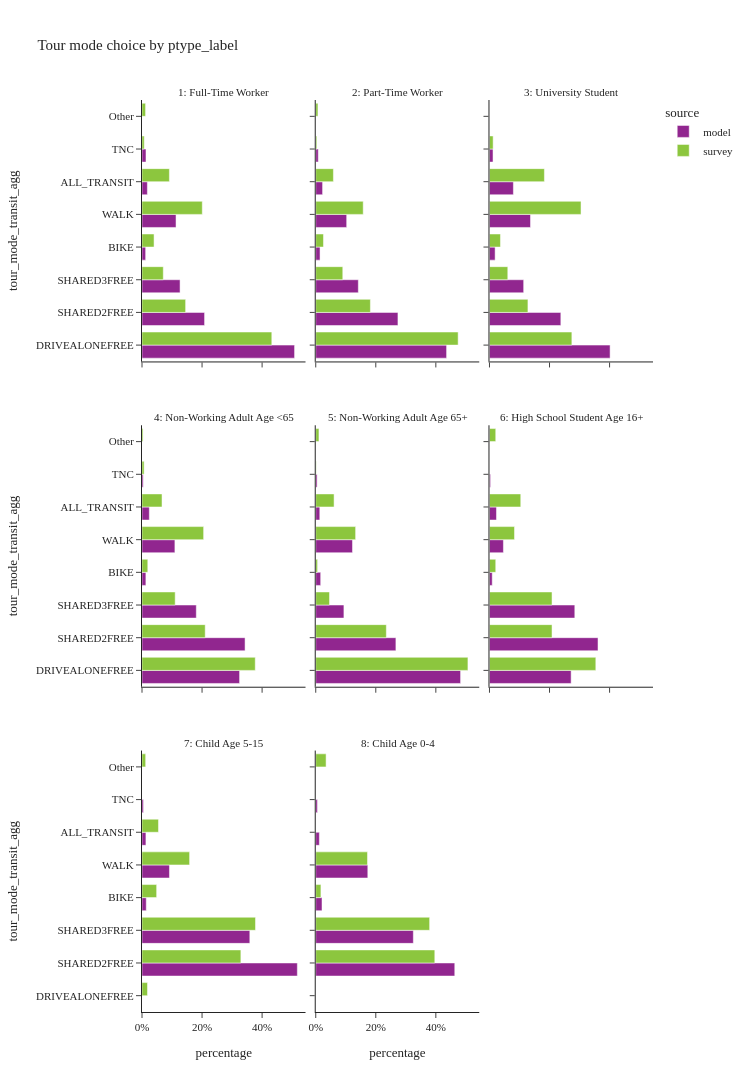
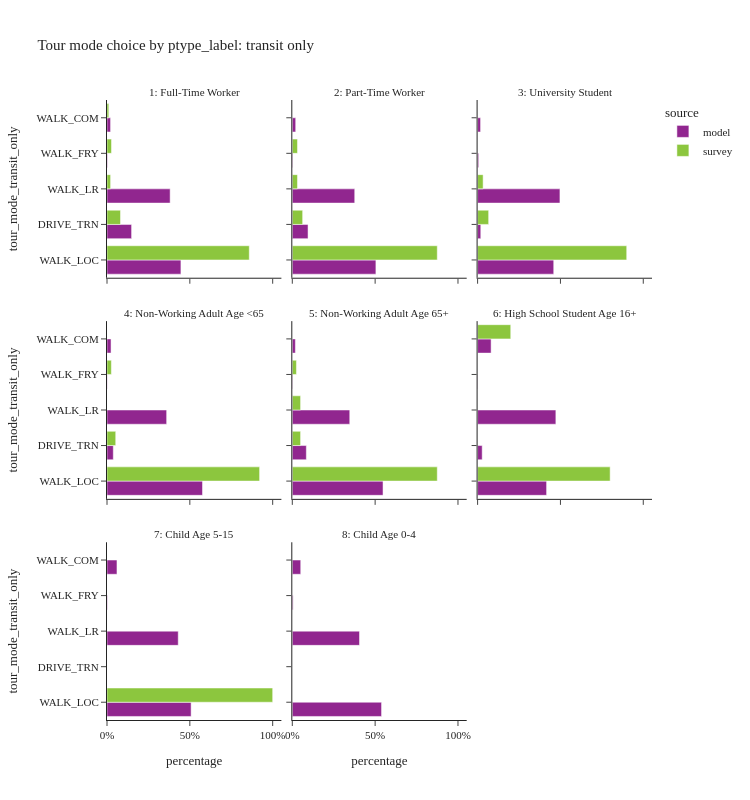

Notebook code cell kept with these figures, in order:
### Code cell
tour_mode_choice_seg(segment_col='ptype_label')

### Figure 1 — Plotly figure (JSON) as saved in the notebook; plotly's stock layout.template omitted (floating-point values rounded to 4 significant figures)
{"data": [{"alignmentgroup": "True", "customdata": [[1225418], [502508], [305700], [29283], [273333], [43120], [32084]], "hovertemplate": "source=model<br>ptype_label=1: Full-Time Worker<br>percentage=%{x}<br>tour_mode_transit_agg=%{y}<br>sample_size=%{customdata[0]}<extra></extra>", "legendgroup": "model", "marker": {"color": "#91268F", "pattern": {"shape": ""}}, "name": "model", "offsetgroup": "model", "orientation": "h", "showlegend": true, "textposition": "auto", "type": "bar", "x": [0.5082, 0.2084, 0.1268, 0.01214, 0.1133, 0.01788, 0.0133], "xaxis": "x7", "y": ["DRIVEALONEFREE", "SHARED2FREE", "SHARED3FREE", "BIKE", "WALK", "ALL_TRANSIT", "TNC"], "yaxis": "y7"}, {"alignmentgroup": "True", "customdata": [[222050], [139490], [72255], [7301], [52514], [11610], [4299]], "hovertemplate": "source=model<br>ptype_label=2: Part-Time Worker<br>percentage=%{x}<br>tour_mode_transit_agg=%{y}<br>sample_size=%{customdata[0]}<extra></extra>", "legendgroup": "model", "marker": {"color": "#91268F", "pattern": {"shape": ""}}, "name": "model", "offsetgroup": "model", "orientation": "h", "showlegend": false, "textposition": "auto", "type": "bar", "x": [0.4358, 0.2738, 0.1418, 0.01433, 0.1031, 0.02279, 0.008437], "xaxis": "x8", "y": ["DRIVEALONEFREE", "SHARED2FREE", "SHARED3FREE", "BIKE", "WALK", "ALL_TRANSIT", "TNC"], "yaxis": "y8"}, {"alignmentgroup": "True", "customdata": [[86395], [51121], [24494], [4031], [29380], [17121], [2534]], "hovertemplate": "source=model<br>ptype_label=3: University Student<br>percentage=%{x}<br>tour_mode_transit_agg=%{y}<br>sample_size=%{customdata[0]}<extra></extra>", "legendgroup": "model", "marker": {"color": "#91268F", "pattern": {"shape": ""}}, "name": "model", "offsetgroup": "model", "orientation": "h", "showlegend": false, "textposition": "auto", "type": "bar", "x": [0.4017, 0.2377, 0.1139, 0.01874, 0.1366, 0.0796, 0.01178], "xaxis": "x9", "y": ["DRIVEALONEFREE", "SHARED2FREE", "SHARED3FREE", "BIKE", "WALK", "ALL_TRANSIT", "TNC"], "yaxis": "y9"}, {"alignmentgroup": "True", "customdata": [[240760], [254287], [133989], [9578], [81185], [18037], [2996]], "hovertemplate": "source=model<br>ptype_label=4: Non-Working Adult Age <65<br>percentage=%{x}<br>tour_mode_transit_agg=%{y}<br>sample_size=%{customdata[0]}<extra></extra>", "legendgroup": "model", "marker": {"color": "#91268F", "pattern": {"shape": ""}}, "name": "model", "offsetgroup": "model", "orientation": "h", "showlegend": false, "textposition": "auto", "type": "bar", "x": [0.325, 0.3432, 0.1809, 0.01293, 0.1096, 0.02435, 0.004044], "xaxis": "x4", "y": ["DRIVEALONEFREE", "SHARED2FREE", "SHARED3FREE", "BIKE", "WALK", "ALL_TRANSIT", "TNC"], "yaxis": "y4"}, {"alignmentgroup": "True", "customdata": [[278928], [154369], [54241], [9516], [70764], [7790], [2611]], "hovertemplate": "source=model<br>ptype_label=5: Non-Working Adult Age 65+<br>percentage=%{x}<br>tour_mode_transit_agg=%{y}<br>sample_size=%{customdata[0]}<extra></extra>", "legendgroup": "model", "marker": {"color": "#91268F", "pattern": {"shape": ""}}, "name": "model", "offsetgroup": "model", "orientation": "h", "showlegend": false, "textposition": "auto", "type": "bar", "x": [0.4824, 0.267, 0.09381, 0.01646, 0.1224, 0.01347, 0.004516], "xaxis": "x5", "y": ["DRIVEALONEFREE", "SHARED2FREE", "SHARED3FREE", "BIKE", "WALK", "ALL_TRANSIT", "TNC"], "yaxis": "y5"}, {"alignmentgroup": "True", "customdata": [[38860], [51651], [40604], [1311], [6630], [3326], [509]], "hovertemplate": "source=model<br>ptype_label=6: High School Student Age 16+<br>percentage=%{x}<br>tour_mode_transit_agg=%{y}<br>sample_size=%{customdata[0]}<extra></extra>", "legendgroup": "model", "marker": {"color": "#91268F", "pattern": {"shape": ""}}, "name": "model", "offsetgroup": "model", "orientation": "h", "showlegend": false, "textposition": "auto", "type": "bar", "x": [0.272, 0.3615, 0.2842, 0.009175, 0.0464, 0.02328, 0.003562], "xaxis": "x6", "y": ["DRIVEALONEFREE", "SHARED2FREE", "SHARED3FREE", "BIKE", "WALK", "ALL_TRANSIT", "TNC"], "yaxis": "y6"}, {"alignmentgroup": "True", "customdata": [[249869], [173434], [6850], [44177], [6299], [2311]], "hovertemplate": "source=model<br>ptype_label=7: Child Age 5-15<br>percentage=%{x}<br>tour_mode_transit_agg=%{y}<br>sample_size=%{customdata[0]}<extra></extra>", "legendgroup": "model", "marker": {"color": "#91268F", "pattern": {"shape": ""}}, "name": "model", "offsetgroup": "model", "orientation": "h", "showlegend": false, "textposition": "auto", "type": "bar", "x": [0.5174, 0.3591, 0.01418, 0.09148, 0.01304, 0.004785], "xaxis": "x", "y": ["SHARED2FREE", "SHARED3FREE", "BIKE", "WALK", "ALL_TRANSIT", "TNC"], "yaxis": "y"}, {"alignmentgroup": "True", "customdata": [[103047], [72328], [4639], [38582], [2677], [1257]], "hovertemplate": "source=model<br>ptype_label=8: Child Age 0-4<br>percentage=%{x}<br>tour_mode_transit_agg=%{y}<br>sample_size=%{customdata[0]}<extra></extra>", "legendgroup": "model", "marker": {"color": "#91268F", "pattern": {"shape": ""}}, "name": "model", "offsetgroup": "model", "orientation": "h", "showlegend": false, "textposition": "auto", "type": "bar", "x": [0.4631, 0.325, 0.02085, 0.1734, 0.01203, 0.005649], "xaxis": "x2", "y": ["SHARED2FREE", "SHARED3FREE", "BIKE", "WALK", "ALL_TRANSIT", "TNC"], "yaxis": "y2"}, {"alignmentgroup": "True", "customdata": [[872], [293], [143], [81], [405], [184], [15], [24]], "hovertemplate": "source=survey<br>ptype_label=1: Full-Time Worker<br>percentage=%{x}<br>tour_mode_transit_agg=%{y}<br>sample_size=%{customdata[0]}<extra></extra>", "legendgroup": "survey", "marker": {"color": "#8CC63E", "pattern": {"shape": ""}}, "name": "survey", "offsetgroup": "survey", "orientation": "h", "showlegend": true, "textposition": "auto", "type": "bar", "x": [0.4323, 0.1453, 0.0709, 0.04016, 0.2008, 0.09122, 0.007437, 0.0119], "xaxis": "x7", "y": ["DRIVEALONEFREE", "SHARED2FREE", "SHARED3FREE", "BIKE", "WALK", "ALL_TRANSIT", "TNC", "Other"], "yaxis": "y7"}, {"alignmentgroup": "True", "customdata": [[258], [99], [49], [14], [86], [32], [2], [4]], "hovertemplate": "source=survey<br>ptype_label=2: Part-Time Worker<br>percentage=%{x}<br>tour_mode_transit_agg=%{y}<br>sample_size=%{customdata[0]}<extra></extra>", "legendgroup": "survey", "marker": {"color": "#8CC63E", "pattern": {"shape": ""}}, "name": "survey", "offsetgroup": "survey", "orientation": "h", "showlegend": false, "textposition": "auto", "type": "bar", "x": [0.4743, 0.182, 0.09007, 0.02574, 0.1581, 0.05882, 0.003676, 0.007353], "xaxis": "x8", "y": ["DRIVEALONEFREE", "SHARED2FREE", "SHARED3FREE", "BIKE", "WALK", "ALL_TRANSIT", "TNC", "Other"], "yaxis": "y8"}, {"alignmentgroup": "True", "customdata": [[45], [21], [10], [6], [50], [30], [2]], "hovertemplate": "source=survey<br>ptype_label=3: University Student<br>percentage=%{x}<br>tour_mode_transit_agg=%{y}<br>sample_size=%{customdata[0]}<extra></extra>", "legendgroup": "survey", "marker": {"color": "#8CC63E", "pattern": {"shape": ""}}, "name": "survey", "offsetgroup": "survey", "orientation": "h", "showlegend": false, "textposition": "auto", "type": "bar", "x": [0.2744, 0.128, 0.06098, 0.03659, 0.3049, 0.1829, 0.0122], "xaxis": "x9", "y": ["DRIVEALONEFREE", "SHARED2FREE", "SHARED3FREE", "BIKE", "WALK", "ALL_TRANSIT", "TNC"], "yaxis": "y9"}, {"alignmentgroup": "True", "customdata": [[215], [120], [63], [11], [117], [38], [4], [2]], "hovertemplate": "source=survey<br>ptype_label=4: Non-Working Adult Age <65<br>percentage=%{x}<br>tour_mode_transit_agg=%{y}<br>sample_size=%{customdata[0]}<extra></extra>", "legendgroup": "survey", "marker": {"color": "#8CC63E", "pattern": {"shape": ""}}, "name": "survey", "offsetgroup": "survey", "orientation": "h", "showlegend": false, "textposition": "auto", "type": "bar", "x": [0.3772, 0.2105, 0.1105, 0.0193, 0.2053, 0.06667, 0.007018, 0.003509], "xaxis": "x4", "y": ["DRIVEALONEFREE", "SHARED2FREE", "SHARED3FREE", "BIKE", "WALK", "ALL_TRANSIT", "TNC", "Other"], "yaxis": "y4"}, {"alignmentgroup": "True", "customdata": [[332], [154], [30], [4], [87], [40], [1], [7]], "hovertemplate": "source=survey<br>ptype_label=5: Non-Working Adult Age 65+<br>percentage=%{x}<br>tour_mode_transit_agg=%{y}<br>sample_size=%{customdata[0]}<extra></extra>", "legendgroup": "survey", "marker": {"color": "#8CC63E", "pattern": {"shape": ""}}, "name": "survey", "offsetgroup": "survey", "orientation": "h", "showlegend": false, "textposition": "auto", "type": "bar", "x": [0.5069, 0.2351, 0.0458, 0.006107, 0.1328, 0.06107, 0.001527, 0.01069], "xaxis": "x5", "y": ["DRIVEALONEFREE", "SHARED2FREE", "SHARED3FREE", "BIKE", "WALK", "ALL_TRANSIT", "TNC", "Other"], "yaxis": "y5"}, {"alignmentgroup": "True", "customdata": [[17], [10], [10], [1], [4], [5], [1]], "hovertemplate": "source=survey<br>ptype_label=6: High School Student Age 16+<br>percentage=%{x}<br>tour_mode_transit_agg=%{y}<br>sample_size=%{customdata[0]}<extra></extra>", "legendgroup": "survey", "marker": {"color": "#8CC63E", "pattern": {"shape": ""}}, "name": "survey", "offsetgroup": "survey", "orientation": "h", "showlegend": false, "textposition": "auto", "type": "bar", "x": [0.3542, 0.2083, 0.2083, 0.02083, 0.08333, 0.1042, 0.02083], "xaxis": "x6", "y": ["DRIVEALONEFREE", "SHARED2FREE", "SHARED3FREE", "BIKE", "WALK", "ALL_TRANSIT", "Other"], "yaxis": "y6"}, {"alignmentgroup": "True", "customdata": [[3], [54], [62], [8], [26], [9], [2]], "hovertemplate": "source=survey<br>ptype_label=7: Child Age 5-15<br>percentage=%{x}<br>tour_mode_transit_agg=%{y}<br>sample_size=%{customdata[0]}<extra></extra>", "legendgroup": "survey", "marker": {"color": "#8CC63E", "pattern": {"shape": ""}}, "name": "survey", "offsetgroup": "survey", "orientation": "h", "showlegend": false, "textposition": "auto", "type": "bar", "x": [0.01829, 0.3293, 0.378, 0.04878, 0.1585, 0.05488, 0.0122], "xaxis": "x", "y": ["DRIVEALONEFREE", "SHARED2FREE", "SHARED3FREE", "BIKE", "WALK", "ALL_TRANSIT", "Other"], "yaxis": "y"}, {"alignmentgroup": "True", "customdata": [[23], [22], [1], [10], [2]], "hovertemplate": "source=survey<br>ptype_label=8: Child Age 0-4<br>percentage=%{x}<br>tour_mode_transit_agg=%{y}<br>sample_size=%{customdata[0]}<extra></extra>", "legendgroup": "survey", "marker": {"color": "#8CC63E", "pattern": {"shape": ""}}, "name": "survey", "offsetgroup": "survey", "orientation": "h", "showlegend": false, "textposition": "auto", "type": "bar", "x": [0.3966, 0.3793, 0.01724, 0.1724, 0.03448], "xaxis": "x2", "y": ["SHARED2FREE", "SHARED3FREE", "BIKE", "WALK", "Other"], "yaxis": "y2"}], "layout": {"annotations": [{"font": {}, "showarrow": false, "text": "7: Child Age 5-15", "x": 0.16, "xanchor": "center", "xref": "paper", "y": 0.2867, "yanchor": "bottom", "yref": "paper"}, {"font": {}, "showarrow": false, "text": "8: Child Age 0-4", "x": 0.5, "xanchor": "center", "xref": "paper", "y": 0.2867, "yanchor": "bottom", "yref": "paper"}, {"font": {}, "showarrow": false, "text": "4: Non-Working Adult Age <65", "x": 0.16, "xanchor": "center", "xref": "paper", "y": 0.6433, "yanchor": "bottom", "yref": "paper"}, {"font": {}, "showarrow": false, "text": "5: Non-Working Adult Age 65+", "x": 0.5, "xanchor": "center", "xref": "paper", "y": 0.6433, "yanchor": "bottom", "yref": "paper"}, {"font": {}, "showarrow": false, "text": "6: High School Student Age 16+", "x": 0.84, "xanchor": "center", "xref": "paper", "y": 0.6433, "yanchor": "bottom", "yref": "paper"}, {"font": {}, "showarrow": false, "text": "1: Full-Time Worker", "x": 0.16, "xanchor": "center", "xref": "paper", "y": 1.0, "yanchor": "bottom", "yref": "paper"}, {"font": {}, "showarrow": false, "text": "2: Part-Time Worker", "x": 0.5, "xanchor": "center", "xref": "paper", "y": 1.0, "yanchor": "bottom", "yref": "paper"}, {"font": {}, "showarrow": false, "text": "3: University Student", "x": 0.84, "xanchor": "center", "xref": "paper", "y": 1.0, "yanchor": "bottom", "yref": "paper"}], "barmode": "group", "height": 1200, "legend": {"title": {"text": "source"}, "tracegroupgap": 0}, "title": {"text": "Tour mode choice by ptype_label"}, "width": 750, "xaxis": {"anchor": "y", "domain": [0.0, 0.32], "tickformat": ".0%", "title": {"text": "percentage"}}, "xaxis2": {"anchor": "y2", "domain": [0.34, 0.66], "matches": "x", "tickformat": ".0%", "title": {"text": "percentage"}}, "xaxis3": {"anchor": "y3", "domain": [0.68, 1.0], "matches": "x", "title": {"text": "percentage"}}, "xaxis4": {"anchor": "y4", "domain": [0.0, 0.32], "matches": "x", "showticklabels": false}, "xaxis5": {"anchor": "y5", "domain": [0.34, 0.66], "matches": "x", "showticklabels": false}, "xaxis6": {"anchor": "y6", "domain": [0.68, 1.0], "matches": "x", "showticklabels": false}, "xaxis7": {"anchor": "y7", "domain": [0.0, 0.32], "matches": "x", "showticklabels": false}, "xaxis8": {"anchor": "y8", "domain": [0.34, 0.66], "matches": "x", "showticklabels": false}, "xaxis9": {"anchor": "y9", "domain": [0.68, 1.0], "matches": "x", "showticklabels": false}, "yaxis": {"anchor": "x", "domain": [0.0, 0.2867], "title": {"text": "tour_mode_transit_agg"}}, "yaxis2": {"anchor": "x2", "domain": [0.0, 0.2867], "matches": "y", "showticklabels": false}, "yaxis3": {"anchor": "x3", "domain": [0.0, 0.2867], "matches": "y", "showticklabels": false}, "yaxis4": {"anchor": "x4", "domain": [0.3567, 0.6433], "matches": "y", "title": {"text": "tour_mode_transit_agg"}}, "yaxis5": {"anchor": "x5", "domain": [0.3567, 0.6433], "matches": "y", "showticklabels": false}, "yaxis6": {"anchor": "x6", "domain": [0.3567, 0.6433], "matches": "y", "showticklabels": false}, "yaxis7": {"anchor": "x7", "domain": [0.7133, 1.0], "matches": "y", "title": {"text": "tour_mode_transit_agg"}}, "yaxis8": {"anchor": "x8", "domain": [0.7133, 1.0], "matches": "y", "showticklabels": false}, "yaxis9": {"anchor": "x9", "domain": [0.7133, 1.0], "matches": "y", "showticklabels": false}}}

### Figure 2 — Plotly figure (JSON) as saved in the notebook; plotly's stock layout.template omitted (floating-point values rounded to 4 significant figures)
{"data": [{"alignmentgroup": "True", "customdata": [[19239], [6400], [16429], [125], [927]], "hovertemplate": "source=model<br>ptype_label=1: Full-Time Worker<br>percentage=%{x}<br>tour_mode_transit_only=%{y}<br>sample_size=%{customdata[0]}<extra></extra>", "legendgroup": "model", "marker": {"color": "#91268F", "pattern": {"shape": ""}}, "name": "model", "offsetgroup": "model", "orientation": "h", "showlegend": true, "textposition": "auto", "type": "bar", "x": [0.4462, 0.1484, 0.381, 0.002899, 0.0215], "xaxis": "x7", "y": ["WALK_LOC", "DRIVE_TRN", "WALK_LR", "WALK_FRY", "WALK_COM"], "yaxis": "y7"}, {"alignmentgroup": "True", "customdata": [[5858], [1103], [4375], [36], [238]], "hovertemplate": "source=model<br>ptype_label=2: Part-Time Worker<br>percentage=%{x}<br>tour_mode_transit_only=%{y}<br>sample_size=%{customdata[0]}<extra></extra>", "legendgroup": "model", "marker": {"color": "#91268F", "pattern": {"shape": ""}}, "name": "model", "offsetgroup": "model", "orientation": "h", "showlegend": false, "textposition": "auto", "type": "bar", "x": [0.5046, 0.095, 0.3768, 0.003101, 0.0205], "xaxis": "x8", "y": ["WALK_LOC", "DRIVE_TRN", "WALK_LR", "WALK_FRY", "WALK_COM"], "yaxis": "y8"}, {"alignmentgroup": "True", "customdata": [[7866], [329], [8508], [111], [307]], "hovertemplate": "source=model<br>ptype_label=3: University Student<br>percentage=%{x}<br>tour_mode_transit_only=%{y}<br>sample_size=%{customdata[0]}<extra></extra>", "legendgroup": "model", "marker": {"color": "#91268F", "pattern": {"shape": ""}}, "name": "model", "offsetgroup": "model", "orientation": "h", "showlegend": false, "textposition": "auto", "type": "bar", "x": [0.4594, 0.01922, 0.4969, 0.006483, 0.01793], "xaxis": "x9", "y": ["WALK_LOC", "DRIVE_TRN", "WALK_LR", "WALK_FRY", "WALK_COM"], "yaxis": "y9"}, {"alignmentgroup": "True", "customdata": [[10396], [685], [6494], [22], [440]], "hovertemplate": "source=model<br>ptype_label=4: Non-Working Adult Age <65<br>percentage=%{x}<br>tour_mode_transit_only=%{y}<br>sample_size=%{customdata[0]}<extra></extra>", "legendgroup": "model", "marker": {"color": "#91268F", "pattern": {"shape": ""}}, "name": "model", "offsetgroup": "model", "orientation": "h", "showlegend": false, "textposition": "auto", "type": "bar", "x": [0.5764, 0.03798, 0.36, 0.00122, 0.02439], "xaxis": "x4", "y": ["WALK_LOC", "DRIVE_TRN", "WALK_LR", "WALK_FRY", "WALK_COM"], "yaxis": "y4"}, {"alignmentgroup": "True", "customdata": [[4266], [660], [2701], [18], [145]], "hovertemplate": "source=model<br>ptype_label=5: Non-Working Adult Age 65+<br>percentage=%{x}<br>tour_mode_transit_only=%{y}<br>sample_size=%{customdata[0]}<extra></extra>", "legendgroup": "model", "marker": {"color": "#91268F", "pattern": {"shape": ""}}, "name": "model", "offsetgroup": "model", "orientation": "h", "showlegend": false, "textposition": "auto", "type": "bar", "x": [0.5476, 0.08472, 0.3467, 0.002311, 0.01861], "xaxis": "x5", "y": ["WALK_LOC", "DRIVE_TRN", "WALK_LR", "WALK_FRY", "WALK_COM"], "yaxis": "y5"}, {"alignmentgroup": "True", "customdata": [[1385], [92], [1571], [7], [271]], "hovertemplate": "source=model<br>ptype_label=6: High School Student Age 16+<br>percentage=%{x}<br>tour_mode_transit_only=%{y}<br>sample_size=%{customdata[0]}<extra></extra>", "legendgroup": "model", "marker": {"color": "#91268F", "pattern": {"shape": ""}}, "name": "model", "offsetgroup": "model", "orientation": "h", "showlegend": false, "textposition": "auto", "type": "bar", "x": [0.4164, 0.02766, 0.4723, 0.002105, 0.08148], "xaxis": "x6", "y": ["WALK_LOC", "DRIVE_TRN", "WALK_LR", "WALK_FRY", "WALK_COM"], "yaxis": "y6"}, {"alignmentgroup": "True", "customdata": [[3198], [2708], [14], [379]], "hovertemplate": "source=model<br>ptype_label=7: Child Age 5-15<br>percentage=%{x}<br>tour_mode_transit_only=%{y}<br>sample_size=%{customdata[0]}<extra></extra>", "legendgroup": "model", "marker": {"color": "#91268F", "pattern": {"shape": ""}}, "name": "model", "offsetgroup": "model", "orientation": "h", "showlegend": false, "textposition": "auto", "type": "bar", "x": [0.5077, 0.4299, 0.002223, 0.06017], "xaxis": "x", "y": ["WALK_LOC", "WALK_LR", "WALK_FRY", "WALK_COM"], "yaxis": "y"}, {"alignmentgroup": "True", "customdata": [[1442], [1086], [13], [136]], "hovertemplate": "source=model<br>ptype_label=8: Child Age 0-4<br>percentage=%{x}<br>tour_mode_transit_only=%{y}<br>sample_size=%{customdata[0]}<extra></extra>", "legendgroup": "model", "marker": {"color": "#91268F", "pattern": {"shape": ""}}, "name": "model", "offsetgroup": "model", "orientation": "h", "showlegend": false, "textposition": "auto", "type": "bar", "x": [0.5387, 0.4057, 0.004856, 0.0508], "xaxis": "x2", "y": ["WALK_LOC", "WALK_LR", "WALK_FRY", "WALK_COM"], "yaxis": "y2"}, {"alignmentgroup": "True", "customdata": [[158], [15], [4], [5], [2]], "hovertemplate": "source=survey<br>ptype_label=1: Full-Time Worker<br>percentage=%{x}<br>tour_mode_transit_only=%{y}<br>sample_size=%{customdata[0]}<extra></extra>", "legendgroup": "survey", "marker": {"color": "#8CC63E", "pattern": {"shape": ""}}, "name": "survey", "offsetgroup": "survey", "orientation": "h", "showlegend": true, "textposition": "auto", "type": "bar", "x": [0.8587, 0.08152, 0.02174, 0.02717, 0.01087], "xaxis": "x7", "y": ["WALK_LOC", "DRIVE_TRN", "WALK_LR", "WALK_FRY", "WALK_COM"], "yaxis": "y7"}, {"alignmentgroup": "True", "customdata": [[28], [2], [1], [1]], "hovertemplate": "source=survey<br>ptype_label=2: Part-Time Worker<br>percentage=%{x}<br>tour_mode_transit_only=%{y}<br>sample_size=%{customdata[0]}<extra></extra>", "legendgroup": "survey", "marker": {"color": "#8CC63E", "pattern": {"shape": ""}}, "name": "survey", "offsetgroup": "survey", "orientation": "h", "showlegend": false, "textposition": "auto", "type": "bar", "x": [0.875, 0.0625, 0.03125, 0.03125], "xaxis": "x8", "y": ["WALK_LOC", "DRIVE_TRN", "WALK_LR", "WALK_FRY"], "yaxis": "y8"}, {"alignmentgroup": "True", "customdata": [[27], [2], [1]], "hovertemplate": "source=survey<br>ptype_label=3: University Student<br>percentage=%{x}<br>tour_mode_transit_only=%{y}<br>sample_size=%{customdata[0]}<extra></extra>", "legendgroup": "survey", "marker": {"color": "#8CC63E", "pattern": {"shape": ""}}, "name": "survey", "offsetgroup": "survey", "orientation": "h", "showlegend": false, "textposition": "auto", "type": "bar", "x": [0.9, 0.06667, 0.03333], "xaxis": "x9", "y": ["WALK_LOC", "DRIVE_TRN", "WALK_LR"], "yaxis": "y9"}, {"alignmentgroup": "True", "customdata": [[35], [2], [1]], "hovertemplate": "source=survey<br>ptype_label=4: Non-Working Adult Age <65<br>percentage=%{x}<br>tour_mode_transit_only=%{y}<br>sample_size=%{customdata[0]}<extra></extra>", "legendgroup": "survey", "marker": {"color": "#8CC63E", "pattern": {"shape": ""}}, "name": "survey", "offsetgroup": "survey", "orientation": "h", "showlegend": false, "textposition": "auto", "type": "bar", "x": [0.9211, 0.05263, 0.02632], "xaxis": "x4", "y": ["WALK_LOC", "DRIVE_TRN", "WALK_FRY"], "yaxis": "y4"}, {"alignmentgroup": "True", "customdata": [[35], [2], [2], [1]], "hovertemplate": "source=survey<br>ptype_label=5: Non-Working Adult Age 65+<br>percentage=%{x}<br>tour_mode_transit_only=%{y}<br>sample_size=%{customdata[0]}<extra></extra>", "legendgroup": "survey", "marker": {"color": "#8CC63E", "pattern": {"shape": ""}}, "name": "survey", "offsetgroup": "survey", "orientation": "h", "showlegend": false, "textposition": "auto", "type": "bar", "x": [0.875, 0.05, 0.05, 0.025], "xaxis": "x5", "y": ["WALK_LOC", "DRIVE_TRN", "WALK_LR", "WALK_FRY"], "yaxis": "y5"}, {"alignmentgroup": "True", "customdata": [[4], [1]], "hovertemplate": "source=survey<br>ptype_label=6: High School Student Age 16+<br>percentage=%{x}<br>tour_mode_transit_only=%{y}<br>sample_size=%{customdata[0]}<extra></extra>", "legendgroup": "survey", "marker": {"color": "#8CC63E", "pattern": {"shape": ""}}, "name": "survey", "offsetgroup": "survey", "orientation": "h", "showlegend": false, "textposition": "auto", "type": "bar", "x": [0.8, 0.2], "xaxis": "x6", "y": ["WALK_LOC", "WALK_COM"], "yaxis": "y6"}, {"alignmentgroup": "True", "customdata": [[9]], "hovertemplate": "source=survey<br>ptype_label=7: Child Age 5-15<br>percentage=%{x}<br>tour_mode_transit_only=%{y}<br>sample_size=%{customdata[0]}<extra></extra>", "legendgroup": "survey", "marker": {"color": "#8CC63E", "pattern": {"shape": ""}}, "name": "survey", "offsetgroup": "survey", "orientation": "h", "showlegend": false, "textposition": "auto", "type": "bar", "x": [1.0], "xaxis": "x", "y": ["WALK_LOC"], "yaxis": "y"}], "layout": {"annotations": [{"font": {}, "showarrow": false, "text": "7: Child Age 5-15", "x": 0.16, "xanchor": "center", "xref": "paper", "y": 0.2867, "yanchor": "bottom", "yref": "paper"}, {"font": {}, "showarrow": false, "text": "8: Child Age 0-4", "x": 0.5, "xanchor": "center", "xref": "paper", "y": 0.2867, "yanchor": "bottom", "yref": "paper"}, {"font": {}, "showarrow": false, "text": "4: Non-Working Adult Age <65", "x": 0.16, "xanchor": "center", "xref": "paper", "y": 0.6433, "yanchor": "bottom", "yref": "paper"}, {"font": {}, "showarrow": false, "text": "5: Non-Working Adult Age 65+", "x": 0.5, "xanchor": "center", "xref": "paper", "y": 0.6433, "yanchor": "bottom", "yref": "paper"}, {"font": {}, "showarrow": false, "text": "6: High School Student Age 16+", "x": 0.84, "xanchor": "center", "xref": "paper", "y": 0.6433, "yanchor": "bottom", "yref": "paper"}, {"font": {}, "showarrow": false, "text": "1: Full-Time Worker", "x": 0.16, "xanchor": "center", "xref": "paper", "y": 1.0, "yanchor": "bottom", "yref": "paper"}, {"font": {}, "showarrow": false, "text": "2: Part-Time Worker", "x": 0.5, "xanchor": "center", "xref": "paper", "y": 1.0, "yanchor": "bottom", "yref": "paper"}, {"font": {}, "showarrow": false, "text": "3: University Student", "x": 0.84, "xanchor": "center", "xref": "paper", "y": 1.0, "yanchor": "bottom", "yref": "paper"}], "barmode": "group", "height": 800, "legend": {"title": {"text": "source"}, "tracegroupgap": 0}, "title": {"text": "Tour mode choice by ptype_label: transit only"}, "width": 750, "xaxis": {"anchor": "y", "domain": [0.0, 0.32], "tickformat": ".0%", "title": {"text": "percentage"}}, "xaxis2": {"anchor": "y2", "domain": [0.34, 0.66], "matches": "x", "tickformat": ".0%", "title": {"text": "percentage"}}, "xaxis3": {"anchor": "y3", "domain": [0.68, 1.0], "matches": "x", "title": {"text": "percentage"}}, "xaxis4": {"anchor": "y4", "domain": [0.0, 0.32], "matches": "x", "showticklabels": false}, "xaxis5": {"anchor": "y5", "domain": [0.34, 0.66], "matches": "x", "showticklabels": false}, "xaxis6": {"anchor": "y6", "domain": [0.68, 1.0], "matches": "x", "showticklabels": false}, "xaxis7": {"anchor": "y7", "domain": [0.0, 0.32], "matches": "x", "showticklabels": false}, "xaxis8": {"anchor": "y8", "domain": [0.34, 0.66], "matches": "x", "showticklabels": false}, "xaxis9": {"anchor": "y9", "domain": [0.68, 1.0], "matches": "x", "showticklabels": false}, "yaxis": {"anchor": "x", "domain": [0.0, 0.2867], "title": {"text": "tour_mode_transit_only"}}, "yaxis2": {"anchor": "x2", "domain": [0.0, 0.2867], "matches": "y", "showticklabels": false}, "yaxis3": {"anchor": "x3", "domain": [0.0, 0.2867], "matches": "y", "showticklabels": false}, "yaxis4": {"anchor": "x4", "domain": [0.3567, 0.6433], "matches": "y", "title": {"text": "tour_mode_transit_only"}}, "yaxis5": {"anchor": "x5", "domain": [0.3567, 0.6433], "matches": "y", "showticklabels": false}, "yaxis6": {"anchor": "x6", "domain": [0.3567, 0.6433], "matches": "y", "showticklabels": false}, "yaxis7": {"anchor": "x7", "domain": [0.7133, 1.0], "matches": "y", "title": {"text": "tour_mode_transit_only"}}, "yaxis8": {"anchor": "x8", "domain": [0.7133, 1.0], "matches": "y", "showticklabels": false}, "yaxis9": {"anchor": "x9", "domain": [0.7133, 1.0], "matches": "y", "showticklabels": false}}}
